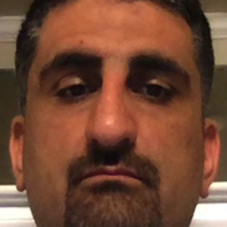
#> input picture data/raw/drowsy.png, 227 x 227 px
$ jupyter execute --allow-errors 2_modeling.ipynb   (shell and % lines are left out)   (older library calls are emulated)
#> lines starting #> are read from the running program, lines starting #| are printed output that depends on the picture
## Francisco Lozano | Modeling | CSC 481 section 701
---

We will begin by setting up our environment and helper functions.

## Enviroment Setup

[cell 1]
# import libs
import cv2
import dlib
import kagglehub
import os
import random
import numpy as np
import matplotlib.pyplot as plt
import seaborn as sns
from PIL import Image
from enum import Enum
from google.colab import drive
from scipy import ndimage
from scipy.spatial import distance as dist
from imutils import face_utils
from google.colab.patches import cv2_imshow
from sklearn.metrics import confusion_matrix, classification_report
from concurrent.futures import ThreadPoolExecutor

[cell 2]
# mount google drive
drive.mount('/content/drive')
%cd /content/drive/My Drive
%cd csc481_Project

## Helper Functions

[cell 3]
# [198 lines left out: functions eye_aspect_ratio, shape_to_np, draw_drowsiness, detect_drowsiness, run_drowsiness_detection, process_images_in_batch, not called in this run]

## Loading an Example Image

First we will load in a drowsy person raw and preprocessed image.

[cell 4]
#read raw/preprocessed image
raw_D_IMAGE_PATH = 'data/raw/drowsy.png'
raw_D_IMAGE = cv2.imread(raw_D_IMAGE_PATH)
#> raw_D_IMAGE is the input picture: shape (227, 227, 3); mean B, G, R 52.7, 72, 114.4
D_IMAGE_PATH = 'data/preprocess/drowsy.png'
D_IMAGE = cv2.imread(D_IMAGE_PATH, cv2.IMREAD_GRAYSCALE)
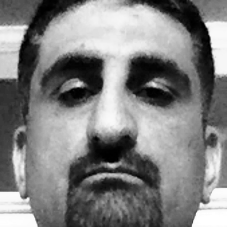
#> input picture data/preprocess/drowsy.png, 227 x 227 px
#> D_IMAGE is the input picture: shape (227, 227); min 0, max 255, mean 128.5

# display original image
plt.axis('off')  # Hide axes
plt.imshow(cv2.cvtColor(D_IMAGE, cv2.COLOR_BGR2RGB))

Next, we will load in a non-drowsy person preprocessed image.

[cell 5]
#read image
raw_ND_IMAGE_PATH = 'data/raw/non_drowsy.png'
raw_ND_IMAGE = cv2.imread(raw_ND_IMAGE_PATH)
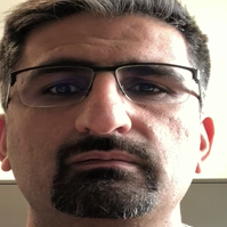
#> input picture data/raw/non_drowsy.png, 227 x 227 px
#> raw_ND_IMAGE is the input picture: shape (227, 227, 3); mean B, G, R 100, 109.9, 128.8
ND_IMAGE_PATH = 'data/preprocess/non_drowsy.png'
ND_IMAGE = cv2.imread(ND_IMAGE_PATH, cv2.IMREAD_GRAYSCALE)
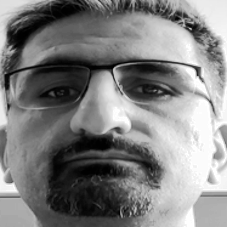
#> input picture data/preprocess/non_drowsy.png, 227 x 227 px
#> ND_IMAGE is the input picture: shape (227, 227); min 0, max 255, mean 128.2

# display original image
plt.axis('off')  # Hide axes
plt.imshow(cv2.cvtColor(ND_IMAGE, cv2.COLOR_BGR2RGB))

## Facial Landmark Detection

To do drowsiness detection, we first need to detect facial landmarks. In our case, the driver's eyes. We will use dlib's pre-trained face detector on the preprocessed images which is a implementation of [One Millisecond Face Alignment with an Ensemble of Regression Trees](https://www.semanticscholar.org/paper/One-millisecond-face-alignment-with-an-ensemble-of-Kazemi-Sullivan/d78b6a5b0dcaa81b1faea5fb0000045a62513567?p2df) paper by Kazemi and Sullivan (2014).

#> (a cell that did not finish here is left out)

#> (a cell that did not finish here is left out)

#> (a cell that did not finish here is left out)

Using dlib's pre-trained face detector, we successfully detected facial landmarks on our raw images by running the detector on our preprocessed images. Since our main focus is on detecting drowsiness through eye movements, our next step will be to extract the facial landmarks around the eyes specifically. We can do this by grabing the features with the indexes around the eye shown in this image.

[cell 9]
#read image
INDEX_IMAGE = cv2.imread('images/facial_landmarks_index.png')
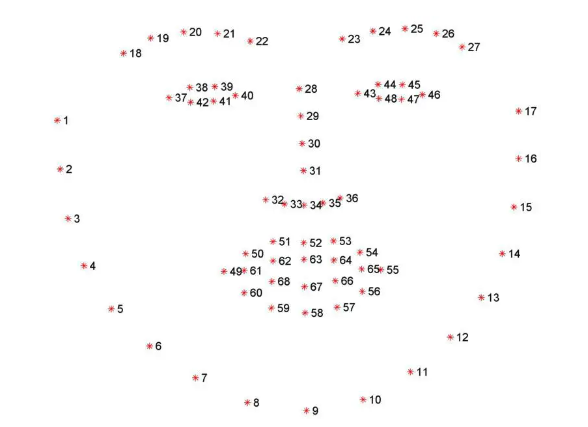
#> input picture images/facial_landmarks_index.png, 588 x 427 px
#> INDEX_IMAGE is the input picture: shape (427, 588, 3); mean B, G, R 251.4, 251.3, 251.9

# display original image
plt.axis('off')  # Hide axes
plt.imshow(cv2.cvtColor(INDEX_IMAGE, cv2.COLOR_BGR2RGB))
